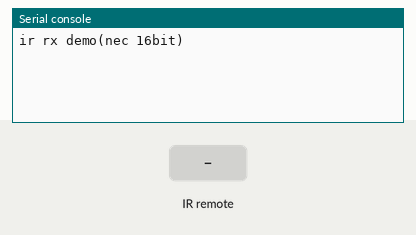
This program was run on a simulated Raspberry Pi Pico running MicroPython. Parts: the last lines printed to the serial console. The test bench sets the inputs (shaded band).

Above: at 1.2 s.
1.3 s: infrared code 0x45 received
At 2.3 s:
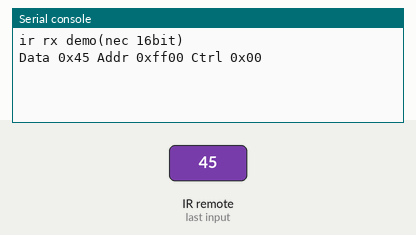
2.8 s: infrared code 0x0C received
At 3.4 s:
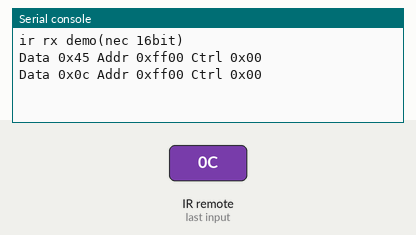

The program:

D3-IR-RX.py
```python
import errno
from sys import platform
import time
import gc
from machine import Pin, freq
from ir_rx.nec import NEC_8, NEC_16, SAMSUNG
ir_rx_num=15
if platform == "rp2":
    ir_pin = Pin(ir_rx_num, Pin.IN)
print("ir rx demo(nec 16bit)")
# User callback
def ir_callback(data, addr, ctrl):
    if data < 0:  # NEC protocol sends repeat codes.
        print("Repeat code.")
    else:
        print(f"Data 0x{data:02x} Addr 0x{addr:04x} Ctrl 0x{ctrl:02x}")

ir=NEC_16(ir_pin,ir_callback)

while True:
    pass
```

Measured:
- after the input at 1.3 s, the serial console: prints a new line after 0.08 s (image 1)
- after the input at 2.8 s, the serial console: prints a new line after 0.08 s (image 2)
